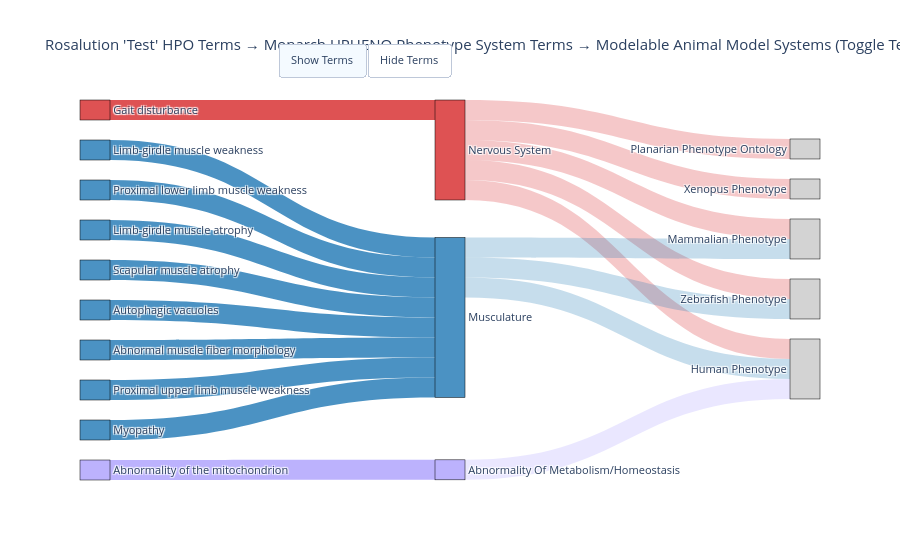

Source (notebook cell):
### Markdown cell above
## For Rosalution Test, queries Monarch's Neo4j Graph Database with Rosalution 'Test' hpo terms

### Code cell
from core.api.monarch import RosalutionMonarch
from core.visualization.phenotype import sankey_phenotype_system_modelsystem, sankey_homologous_phenotypes_and_modelsystem, sankey_homologous_phenotypes_and_modelsystem_close_only

test_descriptive_hpo_terms = rosalution_test_example.get_analysis_descriptive_hpo_terms()

with RosalutionMonarch(rosalution_test_example) as monarch_rosalutiontest:
    test_orthologous_phenotype_systems = monarch_rosalutiontest.rosalution_orthologous_phenotypic_systems()
    test_homologous_phenotypic_terms =  monarch_rosalutiontest.rosalution_homologous_phenotypic_terms()

    print(test_descriptive_hpo_terms)
    print(test_orthologous_phenotype_systems)
    print(test_homologous_phenotypic_terms)

    # test_hpo_terms_within_systems = sankey_phenotype_system_modelsystem(test_orthologous_phenotype_systems, "Test")
    # test_hpo_terms_within_systems.show()
    # test_hpo_terms_within_systems.write_html("../plots/test-phenotype-to-system-terms.html")

    sankey_example_plot = sankey_homologous_phenotypes_and_modelsystem(test_homologous_phenotypic_terms, "Test")
    sankey_example_plot.show()

    closest_example_plot = sankey_homologous_phenotypes_and_modelsystem_close_only(test_homologous_phenotypic_terms, "Test")
    closest_example_plot.show()
    # closest_example_plot.write_html("./plots/test-phenotype-to-homologus-terms.html")

### Figure 1 — Plotly figure (JSON) as saved in the notebook; plotly's stock layout.template omitted (floating-point values rounded to 4 significant figures)
{"data": [{"link": {"color": ["rgba(214,39,40,0.8)", "rgba(31,119,180,0.8)", "rgba(31,119,180,0.8)", "rgba(31,119,180,0.8)", "rgba(31,119,180,0.8)", "rgba(31,119,180,0.8)", "rgba(31,119,180,0.8)", "rgba(31,119,180,0.8)", "rgba(31,119,180,0.8)", "rgba(172,159,253,0.8)", "rgba(214,39,40,0.25)", "rgba(214,39,40,0.25)", "rgba(214,39,40,0.25)", "rgba(214,39,40,0.25)", "rgba(214,39,40,0.25)", "rgba(31,119,180,0.25)", "rgba(31,119,180,0.25)", "rgba(31,119,180,0.25)", "rgba(172,159,253,0.25)"], "source": [3, 16, 0, 10, 2, 11, 1, 12, 7, 8, 5, 5, 5, 5, 5, 13, 13, 13, 14], "target": [5, 13, 13, 13, 13, 13, 13, 13, 13, 14, 6, 4, 9, 15, 17, 9, 15, 17, 15], "value": [1, 1, 1, 1, 1, 1, 1, 1, 1, 1, 1, 1, 1, 1, 1, 1, 1, 1, 1]}, "node": {"color": ["rgba(31,119,180,0.8)", "rgba(31,119,180,0.8)", "rgba(31,119,180,0.8)", "rgba(214,39,40,0.8)", "lightgray", "rgba(214,39,40,0.8)", "lightgray", "rgba(31,119,180,0.8)", "rgba(172,159,253,0.8)", "lightgray", "rgba(31,119,180,0.8)", "rgba(31,119,180,0.8)", "rgba(31,119,180,0.8)", "rgba(31,119,180,0.8)", "rgba(172,159,253,0.8)", "lightgray", "rgba(31,119,180,0.8)", "lightgray"], "hovertemplate": "%{label}<extra></extra>", "label": ["Limb-girdle muscle weakness", "Proximal lower limb muscle weakness", "Limb-girdle muscle atrophy", "Gait disturbance", "Planarian Phenotype Ontology", "Nervous System", "Xenopus Phenotype", "Scapular muscle atrophy", "Abnormality of the mitochondrion", "Mammalian Phenotype", "Autophagic vacuoles", "Abnormal muscle fiber morphology", "Proximal upper limb muscle weakness", "Musculature", "Abnormality Of Metabolism/Homeostasis", "Human Phenotype", "Myopathy", "Zebrafish Phenotype"], "line": {"color": "black", "width": 0.5}, "pad": 20, "thickness": 30, "x": [0, 0, 0, 0, 1, 0.5, 1, 0, 0, 1, 0, 0, 0, 0.5, 0.5, 1, 0, 1]}, "type": "sankey"}], "layout": {"font": {"size": 11}, "title": {"text": "Rosalution 'Test' HPO Terms → Monarch UPHENO Phenotype System Terms → Modelable Animal Model Systems (Toggle Terms On/Off)"}, "updatemenus": [{"buttons": [{"args": [{"link": {"color": ["rgba(214,39,40,0.8)", "rgba(31,119,180,0.8)", "rgba(31,119,180,0.8)", "rgba(31,119,180,0.8)", "rgba(31,119,180,0.8)", "rgba(31,119,180,0.8)", "rgba(31,119,180,0.8)", "rgba(31,119,180,0.8)", "rgba(31,119,180,0.8)", "rgba(172,159,253,0.8)", "rgba(214,39,40,0.25)", "rgba(214,39,40,0.25)", "rgba(214,39,40,0.25)", "rgba(214,39,40,0.25)", "rgba(214,39,40,0.25)", "rgba(31,119,180,0.25)", "rgba(31,119,180,0.25)", "rgba(31,119,180,0.25)", "rgba(172,159,253,0.25)"], "source": [3, 16, 0, 10, 2, 11, 1, 12, 7, 8, 5, 5, 5, 5, 5, 13, 13, 13, 14], "target": [5, 13, 13, 13, 13, 13, 13, 13, 13, 14, 6, 4, 9, 15, 17, 9, 15, 17, 15], "value": [1, 1, 1, 1, 1, 1, 1, 1, 1, 1, 1, 1, 1, 1, 1, 1, 1, 1, 1]}, "node": {"color": ["rgba(31,119,180,0.8)", "rgba(31,119,180,0.8)", "rgba(31,119,180,0.8)", "rgba(214,39,40,0.8)", "lightgray", "rgba(214,39,40,0.8)", "lightgray", "rgba(31,119,180,0.8)", "rgba(172,159,253,0.8)", "lightgray", "rgba(31,119,180,0.8)", "rgba(31,119,180,0.8)", "rgba(31,119,180,0.8)", "rgba(31,119,180,0.8)", "rgba(172,159,253,0.8)", "lightgray", "rgba(31,119,180,0.8)", "lightgray"], "hovertemplate": "%{label}<extra></extra>", "label": ["Limb-girdle muscle weakness", "Proximal lower limb muscle weakness", "Limb-girdle muscle atrophy", "Gait disturbance", "Planarian Phenotype Ontology", "Nervous System", "Xenopus Phenotype", "Scapular muscle atrophy", "Abnormality of the mitochondrion", "Mammalian Phenotype", "Autophagic vacuoles", "Abnormal muscle fiber morphology", "Proximal upper limb muscle weakness", "Musculature", "Abnormality Of Metabolism/Homeostasis", "Human Phenotype", "Myopathy", "Zebrafish Phenotype"], "line": {"color": "black", "width": 0.5}, "pad": 20, "thickness": 30, "x": [0, 0, 0, 0, 1, 0.5, 1, 0, 0, 1, 0, 0, 0, 0.5, 0.5, 1, 0, 1]}}], "label": "Show Terms", "method": "update"}, {"args": [{"link": {"color": ["rgba(214,39,40,0.25)", "rgba(214,39,40,0.25)", "rgba(214,39,40,0.25)", "rgba(214,39,40,0.25)", "rgba(214,39,40,0.25)", "rgba(31,119,180,0.25)", "rgba(31,119,180,0.25)", "rgba(31,119,180,0.25)", "rgba(172,159,253,0.25)"], "source": [2, 2, 2, 2, 2, 5, 5, 5, 0], "target": [3, 1, 4, 7, 6, 4, 7, 6, 7], "value": [1, 1, 1, 1, 1, 1, 1, 1, 1]}, "node": {"color": ["rgba(172,159,253,0.8)", "lightgray", "rgba(214,39,40,0.8)", "lightgray", "lightgray", "rgba(31,119,180,0.8)", "lightgray", "lightgray"], "hovertemplate": "%{label}<extra></extra>", "label": ["Abnormality Of Metabolism/Homeostasis", "Planarian Phenotype Ontology", "Nervous System", "Xenopus Phenotype", "Mammalian Phenotype", "Musculature", "Zebrafish Phenotype", "Human Phenotype"], "line": {"color": "black", "width": 0.5}, "pad": 20, "thickness": 30, "x": null}}], "label": "Hide Terms", "method": "update"}], "direction": "right", "showactive": true, "type": "buttons", "x": 0.5, "y": 1.15}]}}
